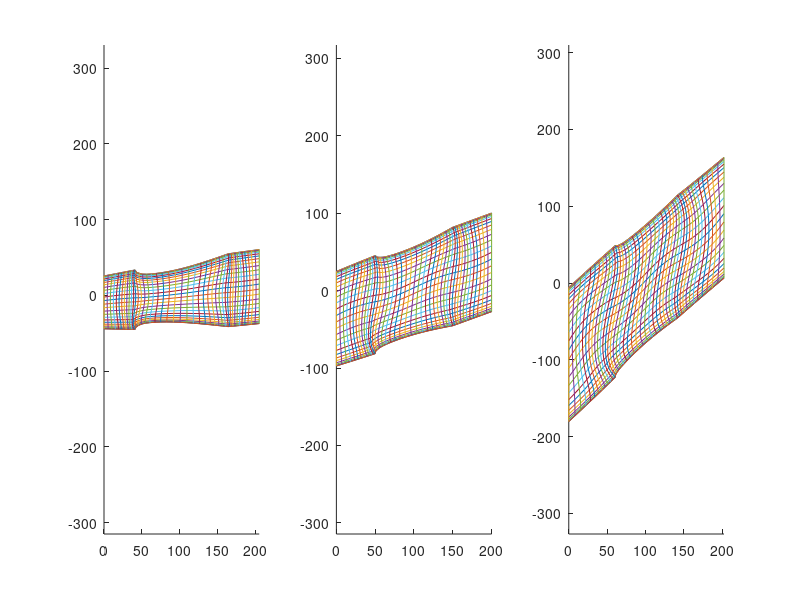

Here is the MATLAB script that generated this plot:
load("msh2D.txt");

nLayers = 3;

[M,N] = size(msh2D);

M /= 2*nLayers;

clf
for k=1:nLayers
  subplot(1,nLayers,k)
  hold on;
  for i=1:M
    plot(msh2D((k-1)*2*M+i,:),msh2D((k-0.5)*2*M+i,:))
  end

  for i=1:N
    plot(msh2D((1:M)+(k-1)*2*M,i),msh2D((1:M)+(k-0.5)*2*M,i))
  end
  axis("equal")
  hold off;
end
